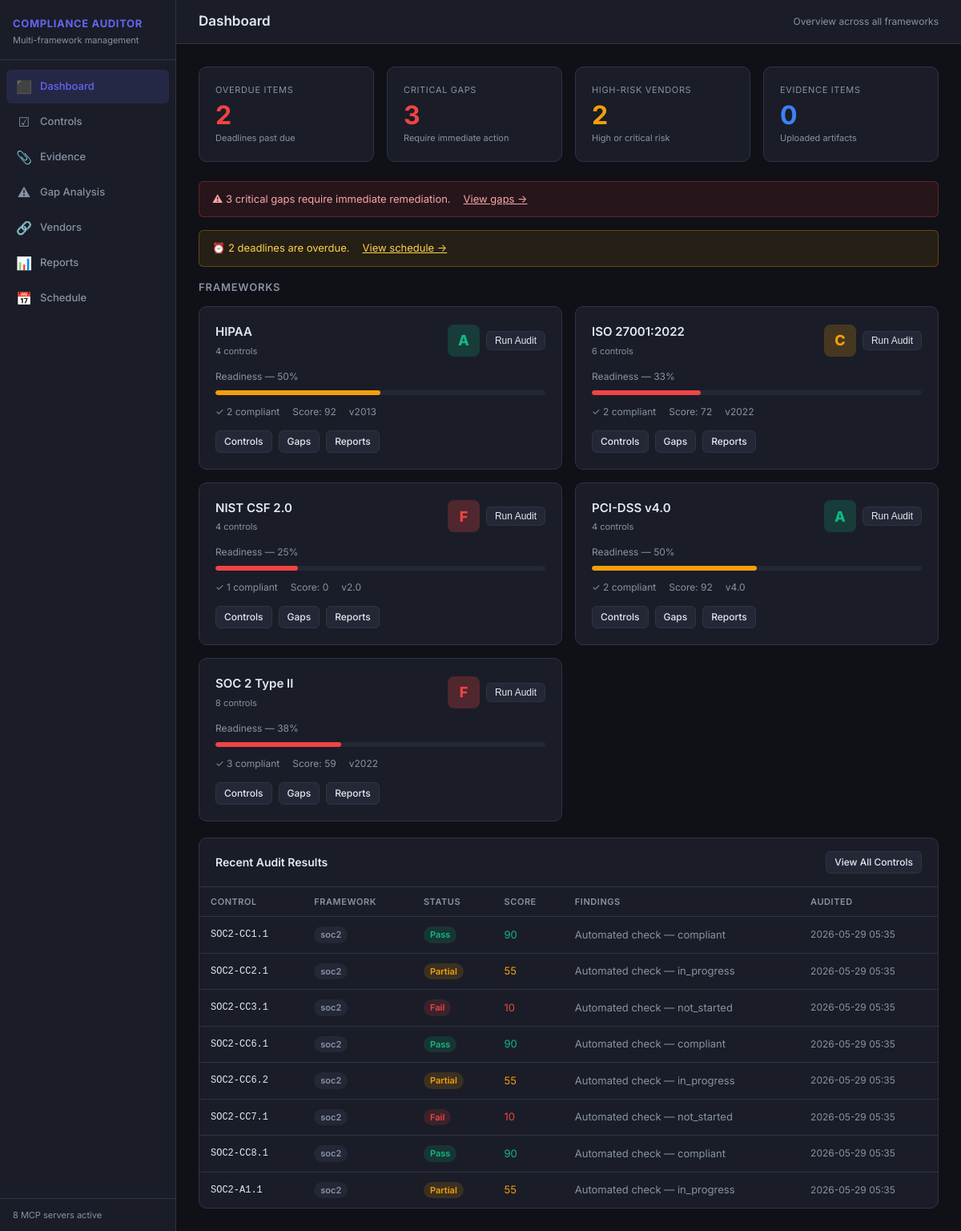
The page / on the database its author committed.
### tables this page shows
CREATE TABLE frameworks (
    id TEXT PRIMARY KEY,
    name TEXT NOT NULL,
    description TEXT,
    version TEXT,
    created_at TEXT DEFAULT (datetime('now'))
);

CREATE TABLE audit_results (
    id INTEGER PRIMARY KEY AUTOINCREMENT,
    control_id TEXT NOT NULL,
    framework_id TEXT NOT NULL,
    status TEXT NOT NULL,
    score INTEGER DEFAULT 0,
    findings TEXT,
    audited_at TEXT DEFAULT (datetime('now')),
    FOREIGN KEY (control_id) REFERENCES controls(id)
);

### app.py (the view)
@app.get("/", response_class=HTMLResponse)
async def dashboard(request: Request):
    frameworks = await db_fetchall(
        """SELECT f.*,
           COUNT(c.id) as total_controls,
           SUM(CASE WHEN c.status='compliant' THEN 1 ELSE 0 END) as compliant_controls
           FROM frameworks f LEFT JOIN controls c ON f.id=c.framework_id
           GROUP BY f.id ORDER BY f.name"""
    )
    for fw in frameworks:
        total = fw["total_controls"] or 1
        fw["readiness_pct"] = round((fw["compliant_controls"] or 0) / total * 100)
        score_row = await db_fetchone(
            "SELECT AVG(score) as avg FROM audit_results WHERE framework_id=?", (fw["id"],)
        )
        fw["audit_score"] = round(score_row["avg"] or 0) if score_row else 0
        fw["grade"] = score_to_grade(fw["audit_score"])
        fw["score_color"] = score_to_color(fw["audit_score"])
    overdue = await db_fetchall(
        "SELECT COUNT(*) as cnt FROM deadlines WHERE status='pending' AND due_date < date('now')"
    )
    critical_gaps = await db_fetchall(
        "SELECT COUNT(*) as cnt FROM gaps WHERE severity='critical' AND status='open'"
    )
    high_risk_vendors = await db_fetchall(
        "SELECT COUNT(*) as cnt FROM vendors WHERE risk_level IN ('high','critical')"
    )
    total_evidence = await db_fetchall("SELECT COUNT(*) as cnt FROM evidence")
    stats = {
        "overdue": overdue[0]["cnt"],
        "critical_gaps": critical_gaps[0]["cnt"],
        "high_risk_vendors": high_risk_vendors[0]["cnt"],
        "total_evidence": total_evidence[0]["cnt"],
    }
    recent_audits = await db_fetchall(
        """SELECT ar.*, c.title as control_title, c.framework_id
           FROM audit_results ar JOIN controls c ON ar.control_id=c.id
           ORDER BY ar.audited_at DESC LIMIT 8"""
    )
    return templates.TemplateResponse(request, "dashboard.html", {
        "frameworks": frameworks,
        "stats": stats,
        "recent_audits": recent_audits,
        "active": "dashboard",
    })

### templates/dashboard.html (shortened to what this page needs)
{% extends "base.html" %}
{% block page_title %}Dashboard{% endblock %}
{% block topbar_right %}Overview across all frameworks{% endblock %}
{% block content %}
<div class="stats-grid">
  <div class="stat-card danger">
    <div class="label">Overdue Items</div>
    <div class="value">{{ stats.overdue }}</div>
    <div class="sub">Deadlines past due</div>
  </div>
  <div class="stat-card danger">
    <div class="label">Critical Gaps</div>
    <div class="value">{{ stats.critical_gaps }}</div>
    <div class="sub">Require immediate action</div>
  </div>
  <div class="stat-card warning">
    <div class="label">High-Risk Vendors</div>
    <div class="value">{{ stats.high_risk_vendors }}</div>
    <div class="sub">High or critical risk</div>
  </div>
  <div class="stat-card info">
    <div class="label">Evidence Items</div>
    <div class="value">{{ stats.total_evidence }}</div>
    <div class="sub">Uploaded artifacts</div>
  </div>
</div>
{% if stats.critical_gaps > 0 %}
<div class="alert alert-danger mb-16">
  ⚠ {{ stats.critical_gaps }} critical gap{{ 's' if stats.critical_gaps != 1 }} require immediate remediation.
  <a href="/gaps" style="color:inherit;text-decoration:underline;margin-left:8px;">View gaps →</a>
</div>
{% endif %}
{% if stats.overdue > 0 %}
<div class="alert alert-warning mb-16">
  ⏰ {{ stats.overdue }} deadline{{ 's are' if stats.overdue != 1 else ' is' }} overdue.
  <a href="/schedule" style="color:inherit;text-decoration:underline;margin-left:8px;">View schedule →</a>
</div>
{% endif %}
<h3 style="font-size:13px;font-weight:600;color:var(--text-muted);text-transform:uppercase;letter-spacing:.06em;margin-bottom:14px;">Frameworks</h3>
<div class="fw-grid mb-20">
  {% for fw in frameworks %}
  {% set pct = fw.readiness_pct %}
  <div class="fw-card">
    <div class="fw-card-header">
      <div>
        <h3>{{ fw.name }}</h3>
        <span style="font-size:11px;color:var(--text-muted);">{{ fw.total_controls }} controls</span>
      </div>
      <div class="flex gap-8" style="align-items:center;">
        <div class="grade {{ fw.grade }}">{{ fw.grade }}</div>
        <button id="audit-btn-{{ fw.id }}" class="btn btn-secondary btn-sm"
                onclick="runAudit('{{ fw.id }}')">Run Audit</button>
      </div>
    </div>
    <div style="font-size:12px;color:var(--text-muted);margin-bottom:4px;">
      Readiness — {{ pct }}%
    </div>
    <div class="progress-bar">
      <div class="progress-fill" data-pct="{{ pct }}"></div>
    </div>
    <div class="fw-meta">
      <span>✓ {{ fw.compliant_controls }} compliant</span>
      <span>Score: {{ fw.audit_score }}</span>
      <span>v{{ fw.version }}</span>
    </div>
    <div style="margin-top:14px;display:flex;gap:8px;">
      <a href="/controls?framework={{ fw.id }}" class="btn btn-secondary btn-sm">Controls</a>
      <a href="/gaps?framework={{ fw.id }}" class="btn btn-secondary btn-sm">Gaps</a>
      <a href="/reports" class="btn btn-secondary btn-sm">Reports</a>
    </div>
  </div>
  {% endfor %}
</div>
<div class="card">
  <div class="card-header">
    <h3>Recent Audit Results</h3>
    <a href="/controls" class="btn btn-secondary btn-sm">View All Controls</a>
  </div>
  <div class="table-wrap">
    <table>
      <thead>
        <tr>
          <th>Control</th>
          <th>Framework</th>
          <th>Status</th>
          <th>Score</th>
          <th>Findings</th>
          <th>Audited</th>
        </tr>
      </thead>
      <tbody>
        {% for a in recent_audits %}
        <tr>
          <td class="font-mono text-sm">{{ a.control_id }}</td>
          <td><span class="badge badge-muted">{{ a.framework_id }}</span></td>
          <td>
            {% if a.status == 'pass' %}
              <span class="badge badge-success">Pass</span>
            {% elif a.status == 'partial' %}
              <span class="badge badge-warning">Partial</span>
            {% else %}
              <span class="badge badge-danger">Fail</span>
            {% endif %}
          </td>
          <td>
            <span style="color:{% if a.score >= 75 %}var(--success){% elif a.score >= 50 %}var(--warning){% else %}var(--danger){% endif %};">
              {{ a.score }}
            </span>
          </td>
          <td class="truncate text-muted" style="max-width:260px;">{{ a.findings or '—' }}</td>
          <td class="text-muted text-sm">{{ a.audited_at[:16] if a.audited_at else '—' }}</td>
        </tr>
        {% endfor %}
      </tbody>
    </table>
  </div>
</div>
{% endblock %}

### templates/base.html (shortened to what this page needs)
<!DOCTYPE html>
<html lang="en">
<head>
  <link rel="stylesheet" href="/static/style.css">
</head>
<body>
<aside class="sidebar">
  <div class="sidebar-logo">
    <h1>Compliance Auditor</h1>
    <p>Multi-framework management</p>
  </div>
  <nav class="sidebar-nav">
    <a href="/" class="nav-item {% if active == 'dashboard' %}active{% endif %}">
      <span class="icon">⬛</span> Dashboard
    </a>
    <a href="/controls" class="nav-item {% if active == 'controls' %}active{% endif %}">
      <span class="icon">☑</span> Controls
    </a>
    <a href="/evidence" class="nav-item {% if active == 'evidence' %}active{% endif %}">
      <span class="icon">📎</span> Evidence
    </a>
    <a href="/gaps" class="nav-item {% if active == 'gaps' %}active{% endif %}">
      <span class="icon">⚠</span> Gap Analysis
    </a>
    <a href="/vendors" class="nav-item {% if active == 'vendors' %}active{% endif %}">
      <span class="icon">🔗</span> Vendors
    </a>
    <a href="/reports" class="nav-item {% if active == 'reports' %}active{% endif %}">
      <span class="icon">📊</span> Reports
    </a>
    <a href="/schedule" class="nav-item {% if active == 'schedule' %}active{% endif %}">
      <span class="icon">📅</span> Schedule
    </a>
  </nav>
  <div class="sidebar-footer">
    8 MCP servers active
  </div>
</aside>
<main class="main">
  {% block topbar %}
  <div class="topbar">
    <h2>{% block page_title %}{% endblock %}</h2>
    <div class="topbar-meta">{% block topbar_right %}{% endblock %}</div>
  </div>
  {% endblock %}
  <div class="content">
    {% block content %}{% endblock %}
  </div>
</main>
</body>
</html>

### rows shown on the page
frameworks: name "HIPAA", total_controls "4", grade "A", pct "50", compliant_controls "2", audit_score "92", version "2013"
frameworks: name "ISO 27001:2022", total_controls "6", grade "C", pct "33", compliant_controls "2", audit_score "72", version "2022"
frameworks: name "NIST CSF 2.0", total_controls "4", grade "F", pct "25", compliant_controls "1", audit_score "0", version "2.0"
frameworks: name "PCI-DSS v4.0", total_controls "4", grade "A", pct "50", compliant_controls "2", audit_score "92", version "4.0"
frameworks: name "SOC 2 Type II", total_controls "8", grade "F", pct "38", compliant_controls "3", audit_score "59", version "2022"
audit_results: control_id "SOC2-CC1.1", framework_id "soc2", status "Pass", score "90", findings "Automated check — compliant", audited_at "2026-05-29 05:35"
audit_results: control_id "SOC2-CC2.1", framework_id "soc2", status "Partial", score "55", findings "Automated check — in_progress", audited_at "2026-05-29 05:35"
audit_results: control_id "SOC2-CC3.1", framework_id "soc2", status "Fail", score "10", findings "Automated check — not_started", audited_at "2026-05-29 05:35"
audit_results: control_id "SOC2-CC6.1", framework_id "soc2", status "Pass", score "90", findings "Automated check — compliant", audited_at "2026-05-29 05:35"
audit_results: control_id "SOC2-CC6.2", framework_id "soc2", status "Partial", score "55", findings "Automated check — in_progress", audited_at "2026-05-29 05:35"
audit_results: control_id "SOC2-CC7.1", framework_id "soc2", status "Fail", score "10", findings "Automated check — not_started", audited_at "2026-05-29 05:35"
audit_results: control_id "SOC2-CC8.1", framework_id "soc2", status "Pass", score "90", findings "Automated check — compliant", audited_at "2026-05-29 05:35"
audit_results: control_id "SOC2-A1.1", framework_id "soc2", status "Partial", score "55", findings "Automated check — in_progress", audited_at "2026-05-29 05:35"

### other values the page prints
{{ stats.overdue }} "2"
{{ stats.critical_gaps }} "3"
{{ stats.high_risk_vendors }} "2"
{{ stats.total_evidence }} "0"
{{ 's' if stats.critical_gaps != 1 }} "s"
{{ 's are' if stats.overdue != 1 else ' is' }} "s are"
